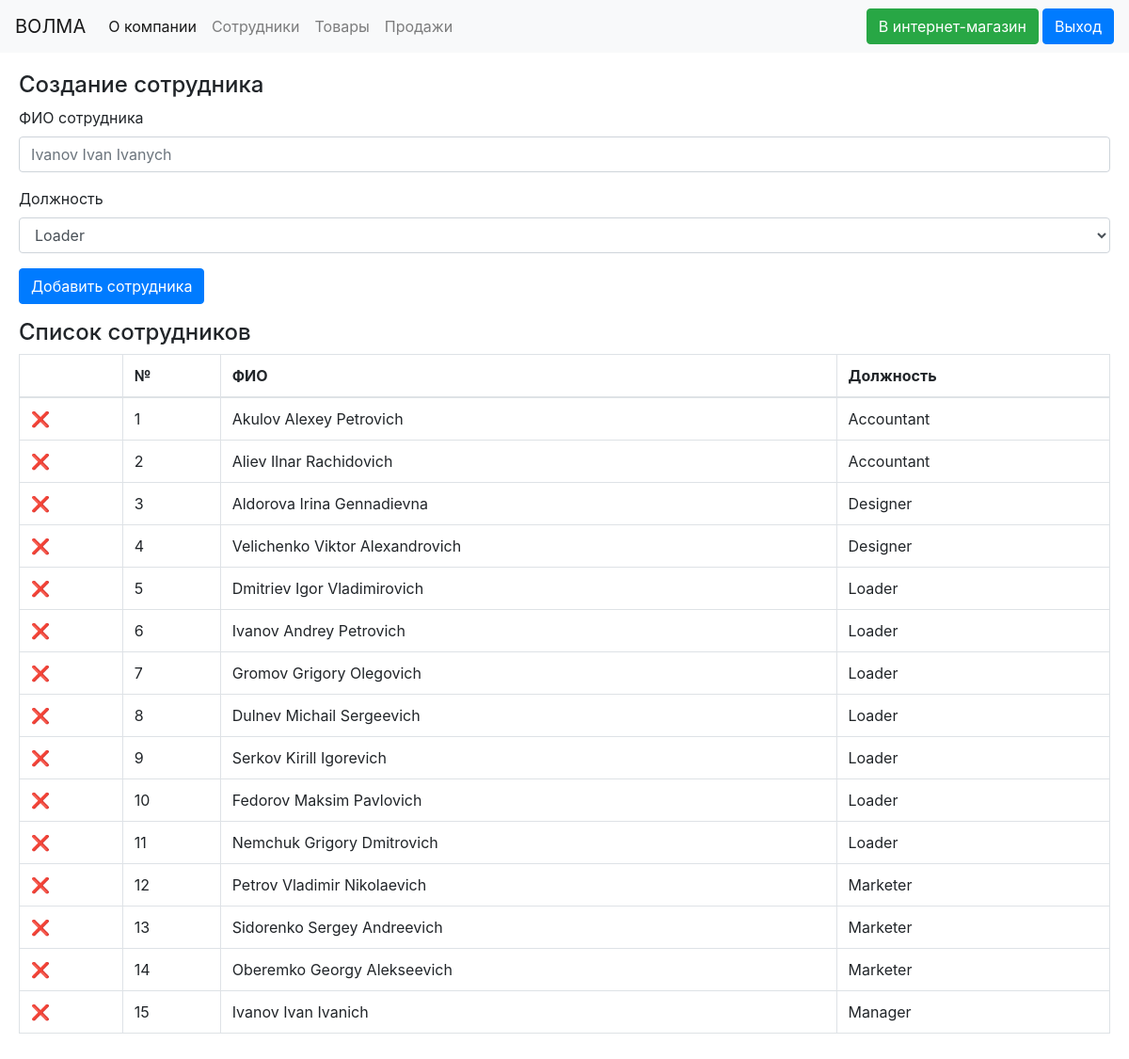
The page /employee/index.php (signed in) on the database its author committed.
### tables this page shows
CREATE TABLE `Workers3` (
  `Workers_number` int(11) NOT NULL,
  `Wrk_name` varchar(50) NOT NULL,
  `Wrk_position` varchar(50) NOT NULL
);

### employee/index.php (the view, shortened to what this page needs)
<html>
<head>
    <link rel="stylesheet" href="https://maxcdn.bootstrapcdn.com/bootstrap/4.0.0/css/bootstrap.min.css">
    <scridockpt src="https://cdnjs.cloudflare.com/ajax/libs/popper.js/1.12.9/umd/popper.min.js"></script>
    <link rel="stylesheet" type="text/css" href="./assets/main.css"></style>
</head>
<?php
include_once '../navbar.php';
?>
<div class="card-body">
<h4>Создание сотрудника</h4>
<form method="POST" action='/api/employee/add.php'>
  <div class="form-group">
    <label for="exampleFormControlInput1">ФИО сотрудника</label>
    <input type="text" name="name" class="form-control" id="exampleFormControlInput1" placeholder="Ivanov Ivan Ivanych" required>
  </div>
  <div class="form-group">
    <label for="exampleFormControlSelect1">Должность</label>
    <select class="form-control" id="exampleFormControlSelect1" name="position" required>
      <option value="Loader">Loader</option>
    </select>
  </div>
  <div class="form-group">
    <input type="submit" class="btn btn-primary" value="Добавить сотрудника" />
  </div>
</form>
<h4>Список сотрудников</h4>
<table class="table table-bordered">
  <thead>
    <tr>
      <th scope="col"></th>
      <th scope="col">№</th>
      <th scope="col">ФИО</th>
      <th scope="col">Должность</th>
    </tr>
  </thead>
  <tbody>
  <?php
    require_once '../Api/database.php';
    $conn->set_charset("utf8");
    $sql = 'SELECT * FROM `Workers3`';
    $res = $conn->query($sql);
    if ($res->num_rows > 0) {
        while ($row = $res->fetch_assoc()) {
        ?>
          <tr>
            <th scope="row"><a href='./api/employee/delete.php?id=<?php echo "$row[Workers_number]" ?>'>❌</a></th>
            <td><?php echo $row['Workers_number'] ?></td>
            <td><?php echo $row['Wrk_name']?></td>
            <td><?php echo $row['Wrk_position']?></td>
          </tr>
        <?php }}?>
  </tbody>
</div>

### navbar.php (shortened to what this page needs)
<nav class="navbar navbar-expand-lg navbar-light bg-light">
  <a class="navbar-brand" href="/">BOЛМА</a>
  <div class="collapse navbar-collapse" id="navbarNav">
    <ul class="navbar-nav">
      <li class="nav-item active">
        <a class="nav-link" href="/">О компании</a>
      </li>
      <li class="nav-item">
        <a class="nav-link" href="/employee">Сотрудники</a>
      </li>
      <li class="nav-item">
        <a class="nav-link" href="/goods">Товары</a>
      </li>
      <li class="nav-item">
        <a class="nav-link" href="/stats">Продажи</a>
      </li>
    </ul>
  </div>
    <ul class="nav navbar-nav navbar-right">
        <li class="mr-1">
            <div class="btn-nav"><a class="btn btn-success btn-small navbar-btn" href="https://shop.volma.ru/">В интернет-магазин</a></div>
        </li>
        <li>
            <div class="btn-nav"><a class="btn btn-primary btn-small navbar-btn" href="/api/logout.php">Выход</a></div>
        </li>
    </ul>
</nav>

### rows shown on the page
workers3: Workers_number "1", Wrk_name "Akulov Alexey Petrovich", Wrk_position "Accountant"
workers3: Workers_number "2", Wrk_name "Aliev Ilnar Rachidovich", Wrk_position "Accountant"
workers3: Workers_number "3", Wrk_name "Aldorova Irina Gennadievna", Wrk_position "Designer"
workers3: Workers_number "4", Wrk_name "Velichenko Viktor Alexandrovich", Wrk_position "Designer"
workers3: Workers_number "5", Wrk_name "Dmitriev Igor Vladimirovich", Wrk_position "Loader"
workers3: Workers_number "6", Wrk_name "Ivanov Andrey Petrovich", Wrk_position "Loader"
workers3: Workers_number "7", Wrk_name "Gromov Grigory Olegovich", Wrk_position "Loader"
workers3: Workers_number "8", Wrk_name "Dulnev Michail Sergeevich", Wrk_position "Loader"
workers3: Workers_number "9", Wrk_name "Serkov Kirill Igorevich", Wrk_position "Loader"
workers3: Workers_number "10", Wrk_name "Fedorov Maksim Pavlovich", Wrk_position "Loader"
workers3: Workers_number "11", Wrk_name "Nemchuk Grigory Dmitrovich", Wrk_position "Loader"
workers3: Workers_number "12", Wrk_name "Petrov Vladimir Nikolaevich", Wrk_position "Marketer"
workers3: Workers_number "13", Wrk_name "Sidorenko Sergey Andreevich", Wrk_position "Marketer"
workers3: Workers_number "14", Wrk_name "Oberemko Georgy Alekseevich", Wrk_position "Marketer"
workers3: Workers_number "15", Wrk_name "Ivanov Ivan Ivanich", Wrk_position "Manager"
